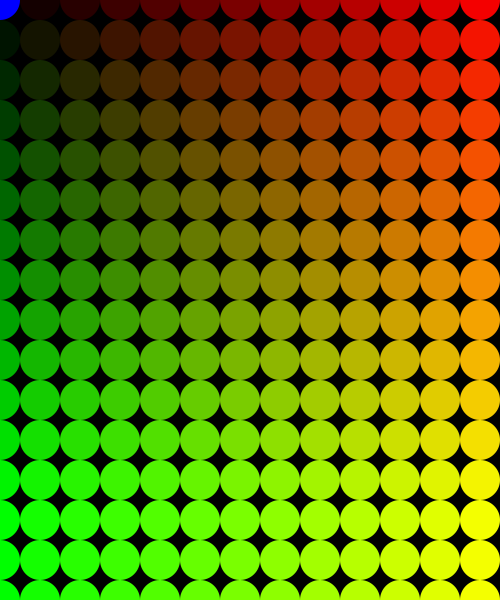
Frame 1 (no input)
Frame 60 (the mouse pressed at the canvas centre just before this capture): identical to frame 1, image omitted
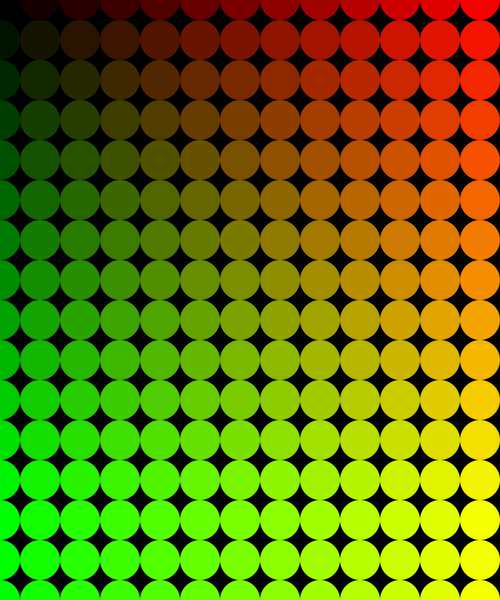
Frame 120 (the mouse held since frame 60 and released just before this capture)

The Processing sketch that drew these frames (run headless with seeded random() and noise(); from frame 60 on, the mouse is pressed at the canvas centre):

// Processing sketch: dist_function_2
// ── dist_function_2.pde
int d=40;

void setup(){
  size(500,600);
  noStroke();
  colorMode(RGB, width);
}

void draw(){
  background(0);
  for(int y=0; y<=height; y+=d){
    for(int x=0; x<=width; x+=d){
      if(dist(x,y,mouseX,mouseY) < d/2){
        fill(x,y,width);
      }
      else{
        fill(x,y,0);
      }
      ellipse(x,y,d,d);
    }
  }
}
